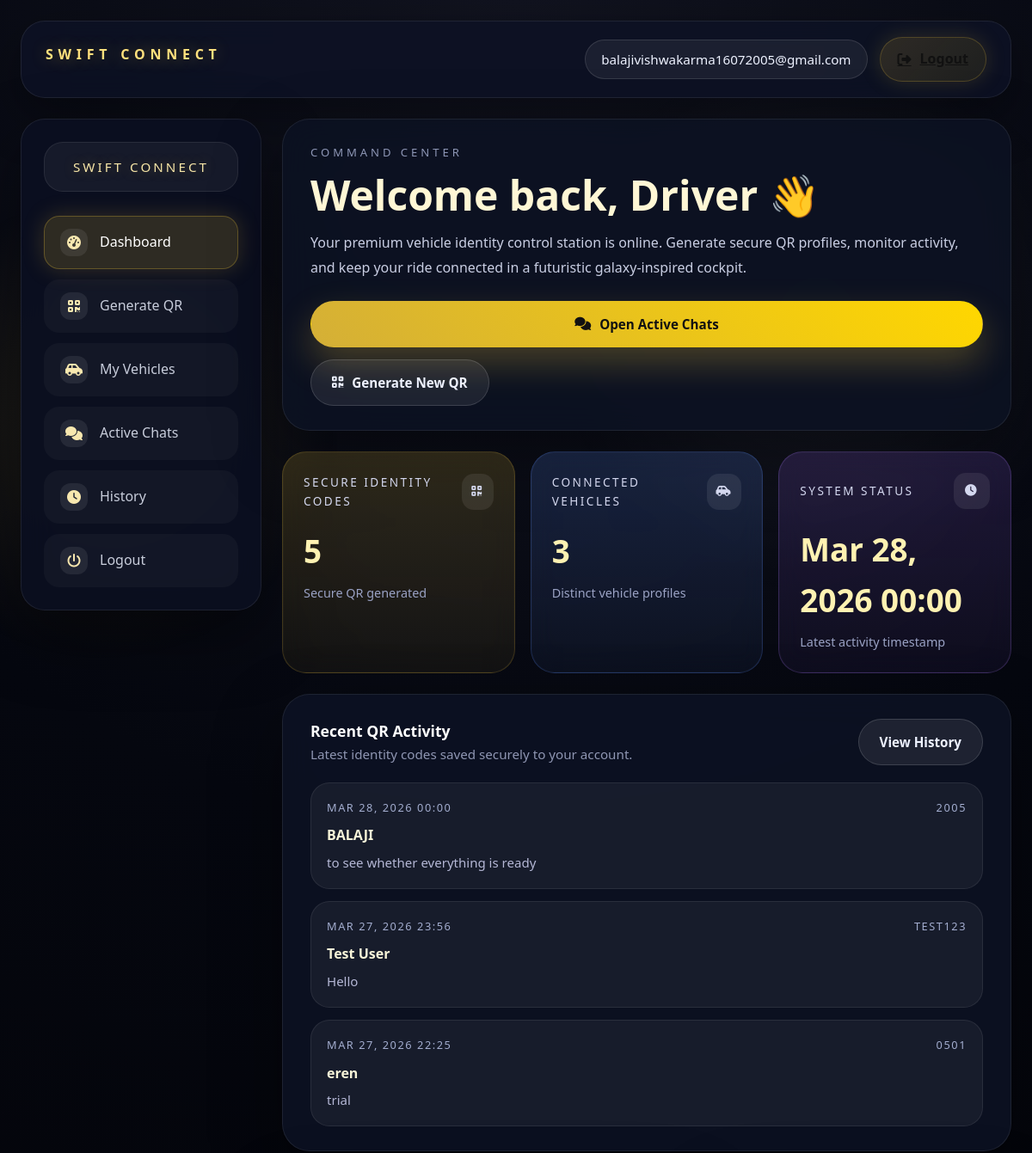
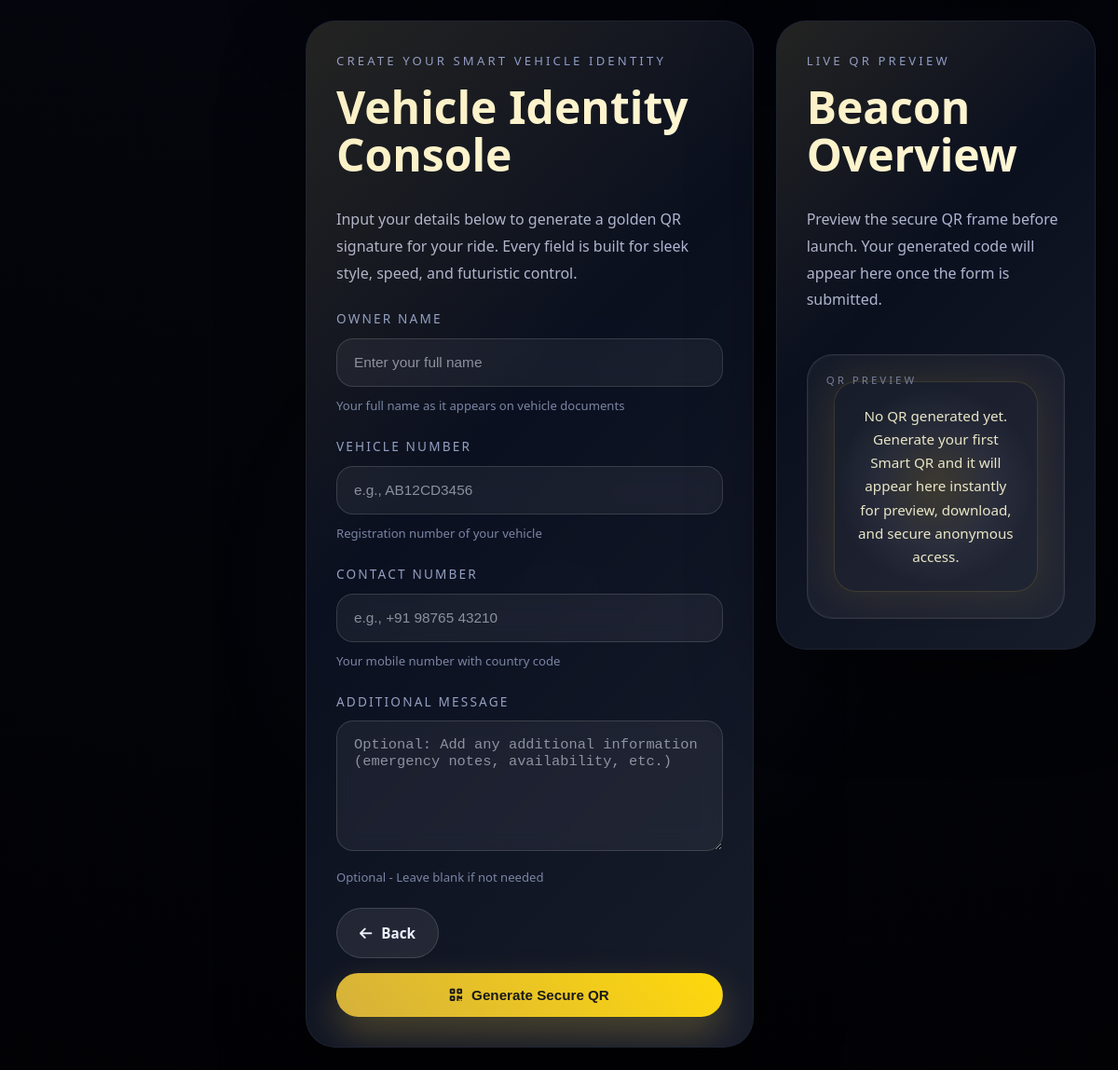
The app's page /dashboard (signed in) with its own data (2 pictures, top to bottom).
### tables this page shows
CREATE TABLE qr_data (
            id INTEGER PRIMARY KEY AUTOINCREMENT,
            user_id INTEGER NOT NULL,
            name TEXT NOT NULL,
            vehicle TEXT NOT NULL,
            phone TEXT NOT NULL,
            message TEXT,
            qr_image_path TEXT NOT NULL,
            created_at TEXT NOT NULL DEFAULT CURRENT_TIMESTAMP, chat_token TEXT,
            FOREIGN KEY (user_id) REFERENCES users(id)
        );

### app.py (the view)
@app.route('/dashboard', methods=['GET'])
def dashboard():
    if 'user_id' not in session:
        flash('Please login to access dashboard', 'warning')
        return redirect(url_for('login'))
    active_page = request.args.get('active', 'dashboard')
    if active_page not in ['dashboard', 'generate', 'vehicles', 'history', 'owner_chats']:
        active_page = 'dashboard'
    conn = get_db()
    c = conn.cursor()
    total_qr = c.execute('SELECT COUNT(*) FROM qr_data WHERE user_id = ?', (session['user_id'],)).fetchone()[0]
    total_vehicles = c.execute('SELECT COUNT(DISTINCT vehicle) FROM qr_data WHERE user_id = ?', (session['user_id'],)).fetchone()[0]
    last_row = c.execute('SELECT created_at FROM qr_data WHERE user_id = ? ORDER BY created_at DESC LIMIT 1', (session['user_id'],)).fetchone()
    recent_rows = c.execute('SELECT name, vehicle, message, qr_image_path, created_at FROM qr_data WHERE user_id = ? ORDER BY created_at DESC LIMIT 3', (session['user_id'],)).fetchall()
    conn.close()
    last_activity = 'Ready'
    if last_row and last_row['created_at']:
        try:
            last_activity = datetime.fromisoformat(last_row['created_at']).strftime('%b %d, %Y %H:%M')
        except Exception:
            last_activity = last_row['created_at']
    recent_entries = []
    for row in recent_rows:
        created_at = row['created_at']
        try:
            created_at = datetime.fromisoformat(created_at).strftime('%b %d, %Y %H:%M')
        except Exception:
            created_at = created_at
        recent_entries.append({
            'name': row['name'],
            'vehicle': row['vehicle'],
            'message': row['message'],
            'qr_image_path': row['qr_image_path'],
            'created_at': created_at
        })
    qr_path = None
    if session.get('last_qr_filename'):
        qr_path = url_for('static', filename='qr_codes/' + session['last_qr_filename'])
    return render_template(
        'dashboard.html',
        user_email=session.get('user_email'),
        total_qr=total_qr,
        total_vehicles=total_vehicles,
        last_activity=last_activity,
        recent_entries=recent_entries,
        qr_path=qr_path,
        active_page=active_page
    )

### app.py (called while the page is built)
def get_db():
    conn = sqlite3.connect(DATABASE)
    conn.row_factory = sqlite3.Row
    return conn

### templates/dashboard.html (shortened to what this page needs)
{% extends 'base.html' %}
{% block content %}
<section class="hero-panel">
    <div class="hero-tag">Command Center</div>
    <h1 class="hero-title">Welcome back, Driver 👋</h1>
    <p class="hero-copy">Your premium vehicle identity control station is online. Generate secure QR profiles, monitor activity, and keep your ride connected in a futuristic galaxy-inspired cockpit.</p>
    <div style="margin-top: 24px; display: flex; flex-wrap: wrap; gap: 14px;">
        <a href="{{ url_for('owner_chats') }}" class="btn btn-primary"><i class="fas fa-comments"></i> Open Active Chats</a>
        <a href="{{ url_for('generate') }}" class="btn btn-secondary"><i class="fas fa-qrcode"></i> Generate New QR</a>
    </div>
</section>
<section class="stats-row">
    <article class="stat-card gold">
        <div class="stat-top"><span>Secure Identity Codes</span><span class="stat-icon"><i class="fas fa-qrcode"></i></span></div>
        <div class="stat-value">{{ total_qr }}</div>
        <div class="stat-label">Secure QR generated</div>
    </article>
    <article class="stat-card blue">
        <div class="stat-top"><span>Connected Vehicles</span><span class="stat-icon"><i class="fas fa-car-side"></i></span></div>
        <div class="stat-value">{{ total_vehicles }}</div>
        <div class="stat-label">Distinct vehicle profiles</div>
    </article>
    <article class="stat-card purple">
        <div class="stat-top"><span>System Status</span><span class="stat-icon"><i class="fas fa-clock"></i></span></div>
        <div class="stat-value">{{ last_activity }}</div>
        <div class="stat-label">Latest activity timestamp</div>
    </article>
</section>
<section class="history-panel">
    <div class="history-header">
        <div>
            <div class="history-title">Recent QR Activity</div>
            <div class="history-note">Latest identity codes saved securely to your account.</div>
        </div>
        <a href="#" class="btn btn-secondary">View History</a>
    </div>
    <div class="history-list">
        {% if recent_entries %}
            {% for entry in recent_entries %}
                <article class="history-item">
                    <div class="history-meta"><span>{{ entry.created_at }}</span><span>{{ entry.vehicle }}</span></div>
                    <div class="history-title-strong">{{ entry.name }}</div>
                    <div class="history-subtitle">{{ entry.message or 'No additional note added.' }}</div>
                </article>
            {% endfor %}
        {% else %}
            <p class="history-note">No recent QR entries yet. Generate your first secure identity code to begin.</p>
        {% endif %}
    </div>
</section>
<section class="workspace">
    <div class="glass-panel">
        <div class="panel-header">
            <div class="panel-tag">Create Your Smart Vehicle Identity</div>
            <h2 class="panel-title">Vehicle Identity Console</h2>
            <p class="panel-copy">Input your details below to generate a golden QR signature for your ride. Every field is built for sleek style, speed, and futuristic control.</p>
        </div>
        <form method="POST" action="{{ url_for('generate_qr') }}">
            <div class="form-group">
                <label for="name" class="form-label required">Owner Name</label>
                <input
                    type="text"
                    id="name"
                    name="name"
                    class="form-input"
                    placeholder="Enter your full name"
                    required
                >
                <div class="form-hint">Your full name as it appears on vehicle documents</div>
            </div>
            <div class="form-group">
                <label for="vehicle" class="form-label required">Vehicle Number</label>
                <input
                    type="text"
                    id="vehicle"
                    name="vehicle"
                    class="form-input"
                    placeholder="e.g., AB12CD3456"
                    required
                >
                <div class="form-hint">Registration number of your vehicle</div>
            </div>
            <div class="form-group">
                <label for="phone" class="form-label required">Contact Number</label>
                <input
                    type="tel"
                    id="phone"
                    name="phone"
                    class="form-input"
                    placeholder="e.g., +91 98765 43210"
                    required
                >
                <div class="form-hint">Your mobile number with country code</div>
            </div>
            <div class="form-group">
                <label for="message" class="form-label">Additional Message</label>
                <textarea
                    id="message"
                    name="message"
                    class="form-input"
                    placeholder="Optional: Add any additional information (emergency notes, availability, etc.)"
                ></textarea>
                <div class="form-hint">Optional - Leave blank if not needed</div>
            </div>
            <div class="form-actions">
                <a href="{{ url_for('home') }}" class="btn btn-secondary"><i class="fas fa-arrow-left"></i> Back</a>
                <button type="submit" class="btn btn-primary"><i class="fas fa-qrcode"></i> Generate Secure QR</button>
            </div>
        </form>
    </div>
    <aside class="glass-panel preview-panel">
        <div class="panel-header">
            <div class="panel-tag">Live QR Preview</div>
            <h2 class="panel-title">Beacon Overview</h2>
            <p class="panel-copy">Preview the secure QR frame before launch. Your generated code will appear here once the form is submitted.</p>
        </div>
        <div class="preview-box" id="preview">
            {% if qr_path %}
                <div class="preview-thumb">
                    <img src="{{ qr_path }}" alt="Generated QR Preview">
                </div>
            {% else %}
                <div class="preview-thumb">
                    <p>No QR generated yet. Generate your first Smart QR and it will appear here instantly for preview, download, and secure anonymous access.</p>
                </div>
            {% endif %}
        </div>
    </aside>
</section>
{% endblock %}

### templates/base.html (shortened to what this page needs)
<!DOCTYPE html>
<html lang="en">
<head>
    <link rel="stylesheet" href="https://cdnjs.cloudflare.com/ajax/libs/font-awesome/6.4.0/css/all.min.css">
    <link rel="stylesheet" href="{{ url_for('static', filename='style.css') }}">
</head>
<body>
    <div class="dashboard-shell">
        <div class="topbar">
            <div class="logo">SWIFT CONNECT</div>
            <div class="user-actions">
                <div class="user-chip">{{ user_email }}</div>
                <a href="{{ url_for('logout') }}" class="btn-logout"><i class="fas fa-sign-out-alt"></i> Logout</a>
            </div>
        </div>
        <div class="dashboard-grid">
            <aside class="sidebar">
                <div class="sidebar-brand">SWIFT CONNECT</div>
                <nav class="sidebar-menu">
                    <a href="{{ url_for('dashboard') }}" class="menu-item gold {% if active_page == 'dashboard' %}active{% endif %}"><span class="icon"><i class="fas fa-tachometer-alt"></i></span>Dashboard</a>
                    <a href="{{ url_for('generate') }}" class="menu-item blue {% if active_page == 'generate' %}active{% endif %}"><span class="icon"><i class="fas fa-qrcode"></i></span>Generate QR</a>
                    <a href="{{ url_for('vehicles') }}" class="menu-item cyan {% if active_page == 'vehicles' %}active{% endif %}"><span class="icon"><i class="fas fa-car-side"></i></span>My Vehicles</a>
                    <a href="{{ url_for('owner_chats') }}" class="menu-item gold {% if active_page == 'owner_chats' %}active{% endif %}"><span class="icon"><i class="fas fa-comments"></i></span>Active Chats</a>
                    <a href="{{ url_for('history') }}" class="menu-item purple {% if active_page == 'history' %}active{% endif %}"><span class="icon"><i class="fas fa-clock"></i></span>History</a>
                    <a href="{{ url_for('logout') }}" class="menu-item"><span class="icon"><i class="fas fa-power-off"></i></span>Logout</a>
                </nav>
            </aside>
            <main class="dashboard-main">
                {% block content %}{% endblock %}
            </main>
        </div>
    </div>
</body>
</html>

### static/style.css (style rules this page uses)
* { margin: 0; padding: 0; box-sizing: border-box; }
body { font-family: 'Segoe UI', Tahoma, Geneva, Verdana, sans-serif; line-height: 1.6; color: #333; background-color: #f5f7fa; }
.hero-title { font-size: 48px; font-weight: bold; margin-bottom: 20px; line-height: 1.2; }
.btn { display: inline-block; padding: 12px 30px; border-radius: 6px; text-decoration: none; font-weight: 600; transition: all 0.3s; border: none; cursor: pointer; font-size: 16px; }
.btn-primary { background: white; color: #667eea; }
.btn-secondary { background: transparent; color: white; border: 2px solid white; }
.logo { font-size: 28px; margin-bottom: 10px; color: #333; }
.btn-primary { display: inline-block; background: #667eea; color: white; padding: 12px 30px; border-radius: 6px; text-decoration: none; border: none; cursor: pointer; font-weight: 600; font-size: 16px; transition: all 0.3s; width: 100%; }

### records on screen
qr_data: created_at "MAR 28, 2026 00:00", vehicle "2005", name "BALAJI", message "to see whether everything is ready"
qr_data: created_at "MAR 27, 2026 23:56", vehicle "TEST123", name "Test User", message "Hello"
qr_data: created_at "MAR 27, 2026 22:25", vehicle "0501", name "eren", message "trial"

### other values on screen
{{ user_email }} "balajivishwakarma16072005@gmail.com"
{{ total_qr }} "5"
{{ total_vehicles }} "3"
{{ last_activity }} "Mar 28, 2026 00:00"
